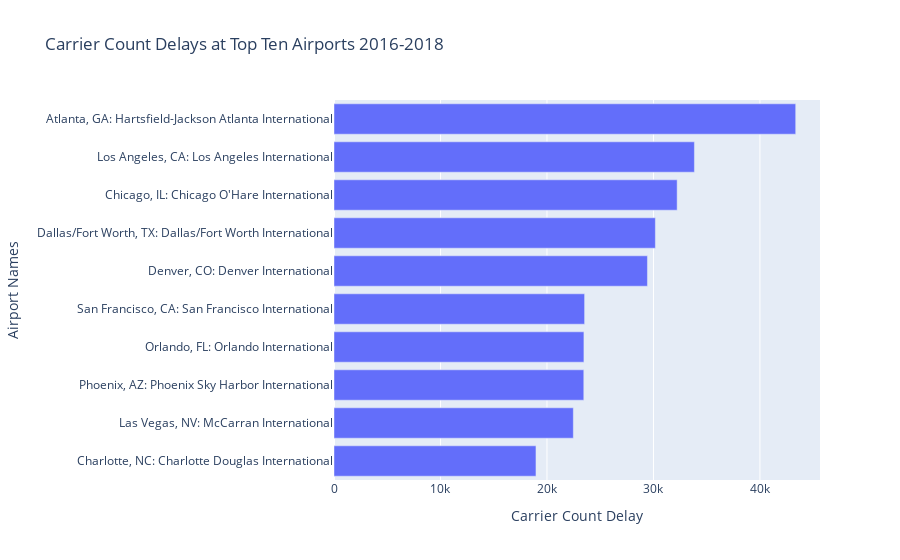

The code cell stored with this chart in its notebook:
### Code cell
#Rename columns: year, month and date
rename_airport_data = csv1.rename(columns={
    "airport_name": "Airport Names",
    "carrier_ct": "Carrier Count Delay",
    })
#Rename columns: year, month and date
rename_airport_data2 = csv2.rename(columns={
    "airport_name": "Airport Names",
    "carrier_ct": "Carrier Count Delay",
    })
fig = px.bar(rename_airport_data, x='Carrier Count Delay', y='Airport Names', orientation='h', title="Carrier Count Delays at Top Ten Airports 2016-2018")
fig.update_layout(
    yaxis=dict(
        autorange="reversed"
    )
)
fig.show()

### Figure 1 — Plotly figure (JSON) as saved in the notebook; plotly's stock layout.template omitted (floating-point values rounded to 4 significant figures)
{"data": [{"alignmentgroup": "True", "hovertemplate": "Carrier Count Delay=%{x}<br>Airport Names=%{y}<extra></extra>", "legendgroup": "", "marker": {"color": "#636efa"}, "name": "", "offsetgroup": "", "orientation": "h", "showlegend": false, "textposition": "auto", "type": "bar", "x": [43360.0, 33850.0, 32220.0, 30180.0, 29440.0, 23530.0, 23470.0, 23460.0, 22480.0, 18970.0], "xaxis": "x", "y": ["Atlanta, GA: Hartsfield-Jackson Atlanta International", "Los Angeles, CA: Los Angeles International", "Chicago, IL: Chicago O'Hare International", "Dallas/Fort Worth, TX: Dallas/Fort Worth International", "Denver, CO: Denver International", "San Francisco, CA: San Francisco International", "Orlando, FL: Orlando International", "Phoenix, AZ: Phoenix Sky Harbor International", "Las Vegas, NV: McCarran International", "Charlotte, NC: Charlotte Douglas International"], "yaxis": "y"}], "layout": {"autosize": true, "barmode": "relative", "legend": {"tracegroupgap": 0}, "title": {"text": "Carrier Count Delays at Top Ten Airports 2016-2018"}, "xaxis": {"anchor": "y", "autorange": true, "domain": [0, 1], "range": [0, 45640.0], "title": {"text": "Carrier Count Delay"}, "type": "linear"}, "yaxis": {"anchor": "x", "autorange": true, "domain": [0, 1], "range": [9.5, -0.5], "title": {"text": "Airport Names"}, "type": "category"}}}
